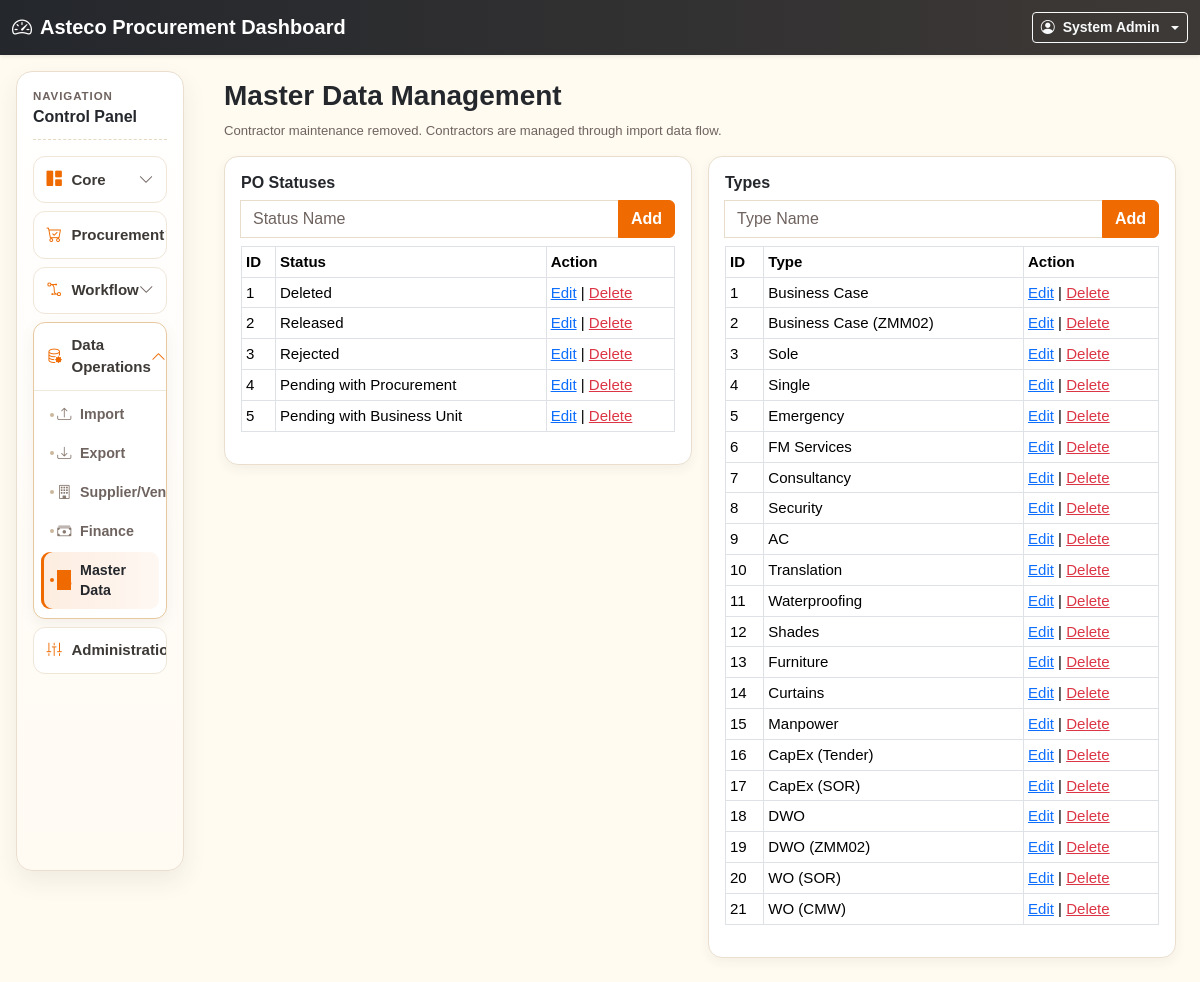
Screenshot of /master/index.php (signed in) with the database file from the repository.
### tables this page shows
CREATE TABLE po_statuses (
  id INT AUTO_INCREMENT PRIMARY KEY,
  status_name VARCHAR(100) NOT NULL UNIQUE,
  created_at DATETIME NULL,
  updated_at DATETIME NULL
);

CREATE TABLE types (
  id INT AUTO_INCREMENT PRIMARY KEY,
  type_name VARCHAR(120) NOT NULL UNIQUE,
  created_at DATETIME NULL,
  updated_at DATETIME NULL
);

### includes/functions.php (called while the page is built, shortened)
<?php
function e(?string $value): string
{
    return htmlspecialchars((string)$value, ENT_QUOTES, 'UTF-8');
}

### master/index.php (the view, shortened to what this page needs)
<?php
require_once __DIR__ . '/../layouts/header.php';
require_once __DIR__ . '/../layouts/sidebar.php';
$statuses = $pdo->query('SELECT * FROM po_statuses ORDER BY id')->fetchAll();
$types = $pdo->query('SELECT * FROM types ORDER BY id')->fetchAll();
$editTable = $_GET['edit_table'] ?? '';
$editValue = '';
?>
<h3>Master Data Management</h3>
<p class="text-muted-custom">Contractor maintenance removed. Contractors are managed through import data flow.</p>
<div class="row g-3">
  <div class="col-md-6"><div class="card p-3"><h6>PO Statuses</h6>
    <form method="post" class="input-group mb-2"><input class="form-control" name="value" value="<?= $editTable==='po_statuses'?e($editValue):'' ?>" placeholder="Status Name" required><button class="btn btn-primary"><?= $editTable==='po_statuses'?'Update':'Add' ?></button></form>
    <table class="table table-sm table-bordered"><tr><th>ID</th><th>Status</th><th>Action</th></tr><?php foreach($statuses as $x): ?><tr><td><?= $x['id'] ?></td><td><?= e($x['status_name']) ?></td><td><a href="?edit_table=po_statuses&edit_id=<?= $x['id'] ?>">Edit</a> | <a class="text-danger" onclick="return confirm('Delete?')" href="?delete_table=po_statuses&delete_id=<?= $x['id'] ?>">Delete</a></td></tr><?php endforeach; ?></table>
  </div></div>
  <div class="col-md-6"><div class="card p-3"><h6>Types</h6>
    <form method="post" class="input-group mb-2"><input class="form-control" name="value" value="<?= $editTable==='types'?e($editValue):'' ?>" placeholder="Type Name" required><button class="btn btn-primary"><?= $editTable==='types'?'Update':'Add' ?></button></form>
    <table class="table table-sm table-bordered"><tr><th>ID</th><th>Type</th><th>Action</th></tr><?php foreach($types as $x): ?><tr><td><?= $x['id'] ?></td><td><?= e($x['type_name']) ?></td><td><a href="?edit_table=types&edit_id=<?= $x['id'] ?>">Edit</a> | <a class="text-danger" onclick="return confirm('Delete?')" href="?delete_table=types&delete_id=<?= $x['id'] ?>">Delete</a></td></tr><?php endforeach; ?></table>
  </div></div>
</div>
<?php require_once __DIR__ . '/../layouts/footer.php'; ?>

### assets/css/app.css (style rules this page uses)
:root { --asteco-orange: #EF6A00; --off-white: #FFFBF1; --sandstone: #EEE6DA; --tan: #D4BE97; --warm-grey: #6F635F; --charcoal: #3D3936; --jet-black: #24272C; --pure-white: #FFFFFF; --lavender: #C9A0C0; --sun: #FED34C; --sand: #CDA78E; --lagoon: #72B096; --sky: #78C6E0; }
* { font-family: Tahoma, Arial, sans-serif; }
body { font-size: .94rem; background: var(--off-white); color: var(--charcoal); line-height: 1.45; }
h1,h2,h3,h4,h5,h6 { color: var(--jet-black); font-weight: 700; }
small, .form-text, .text-muted-custom { color: var(--warm-grey) !important; font-size: .82rem; }
.table { color: var(--charcoal); }
.btn { font-weight: 600; }
.card { border: 1px solid #eadfcf; border-radius: 14px; box-shadow: 0 4px 12px rgba(61,57,54,.06); }
.form-control, .form-select { border-color: #e8dccb; border-radius: 10px; color: var(--charcoal); }
.form-control::placeholder { color: var(--warm-grey); }
.btn-primary { background: var(--asteco-orange); border-color: var(--asteco-orange); color: var(--pure-white); }

### rows the page displays
po_statuses: id "1", status_name "Deleted"
po_statuses: id "2", status_name "Released"
po_statuses: id "3", status_name "Rejected"
po_statuses: id "4", status_name "Pending with Procurement"
po_statuses: id "5", status_name "Pending with Business Unit"
types: id "1", type_name "Business Case"
types: id "2", type_name "Business Case (ZMM02)"
types: id "3", type_name "Sole"
types: id "4", type_name "Single"
types: id "5", type_name "Emergency"
types: id "6", type_name "FM Services"
types: id "7", type_name "Consultancy"
types: id "8", type_name "Security"
types: id "9", type_name "AC"
types: id "10", type_name "Translation"
types: id "11", type_name "Waterproofing"
types: id "12", type_name "Shades"
types: id "13", type_name "Furniture"
types: id "14", type_name "Curtains"
types: id "15", type_name "Manpower"
types: id "16", type_name "CapEx (Tender)"
types: id "17", type_name "CapEx (SOR)"
types: id "18", type_name "DWO"
types: id "19", type_name "DWO (ZMM02)"
types: id "20", type_name "WO (SOR)"
types: id "21", type_name "WO (CMW)"

### other values shown
app_setting('app_name', $env['app_name']) "Asteco Procurement Dashboard"
user()['full_name'] "System Admin"
$group['label'] "Core"
$group['label'] "Procurement"
$group['label'] "Workflow"
$group['label'] "Data Operations"
$menuItem['label'] "Import"
$menuItem['label'] "Export"
$menuItem['label'] "Finance"
$menuItem['label'] "Master Data"
